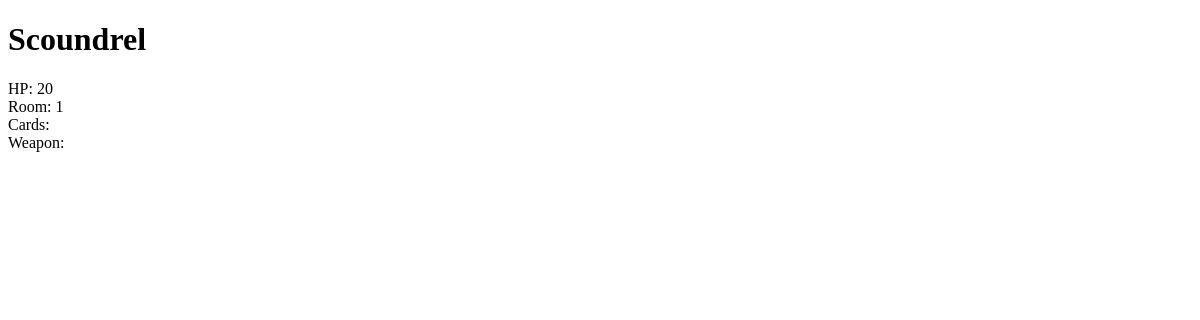
Page /scoundrel/index/ on the earlier database version.
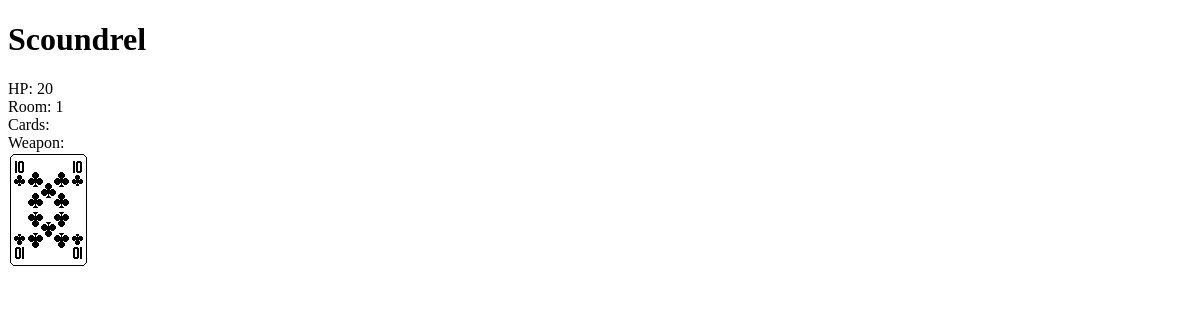
Same page on the later database version.
### scoundrel/models.py (models this page shows, shortened)
class Card(models.Model):
    VALUES = {
        '1': '1',
        '2': '2',
        '3': '3',
        '4': '4',
        '5': '5',
        '6': '6',
        '7': '7',
        '8': '8',
        '9': '9',
        '10': '10',
        'J': 'Jack',
        'Q': 'Queen',
        'K': 'King',
        'A': 'Ace'
    }
    SUITS = {
        'H': 'Hearts',
        'D': 'Diamonds',
        'C': 'Clubs',
        'S': 'Spades'
    }
    value = models.CharField(max_length=5, choices=VALUES)
    suit = models.CharField(max_length=10, choices=SUITS)
    image = models.ImageField(upload_to='card_images/')

### scoundrel/views.py (the view)
# urls.py: path('index/', views.index, name='index')
def index(request):
    cards = Card.objects.all()
    context = {
        'cards': cards,
        'hp': 20,
        'room': 1
    }
    return render(request, 'scoundrel/index.html', context)

### scoundrel/templates/scoundrel/index.html (shortened to what this page needs)
<!DOCTYPE html>
<html lang="en">
<head>
</head>
<body>
    <h1>Scoundrel</h1>
    <div>HP: {{ hp }}</div>
    <div>Room: {{ room }}</div>
    <div>Cards: </div>
    <div>Weapon:</div>
    {% for card in cards %}
    <div><img src="{{ card.image.url }}"></div>
    {% endfor %}
</body>
</html>

Differences in the rows shown:
added Card: image (picture)
